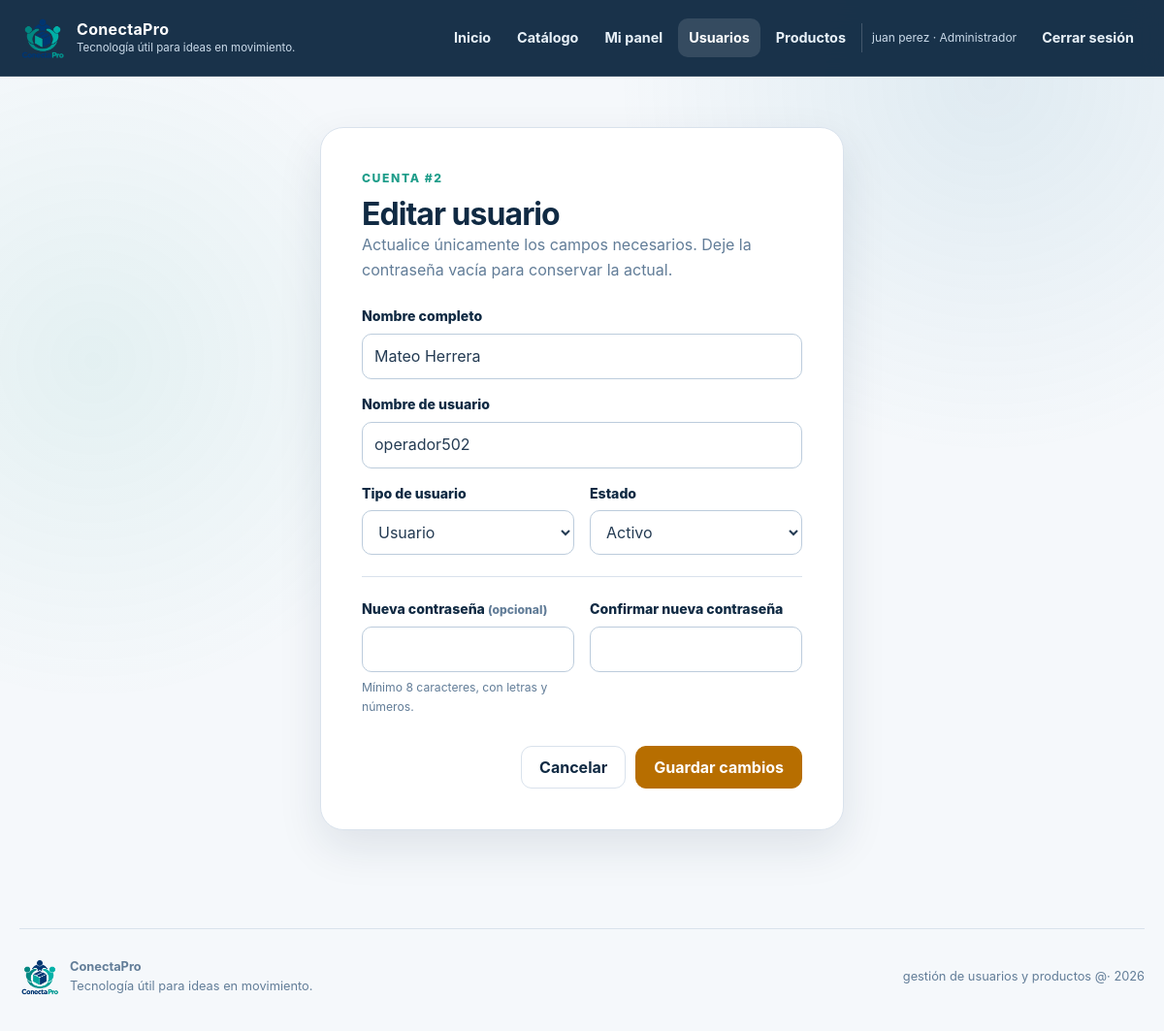
Page /usuarios/editar.php?id=2 (signed in) on the earlier database version.
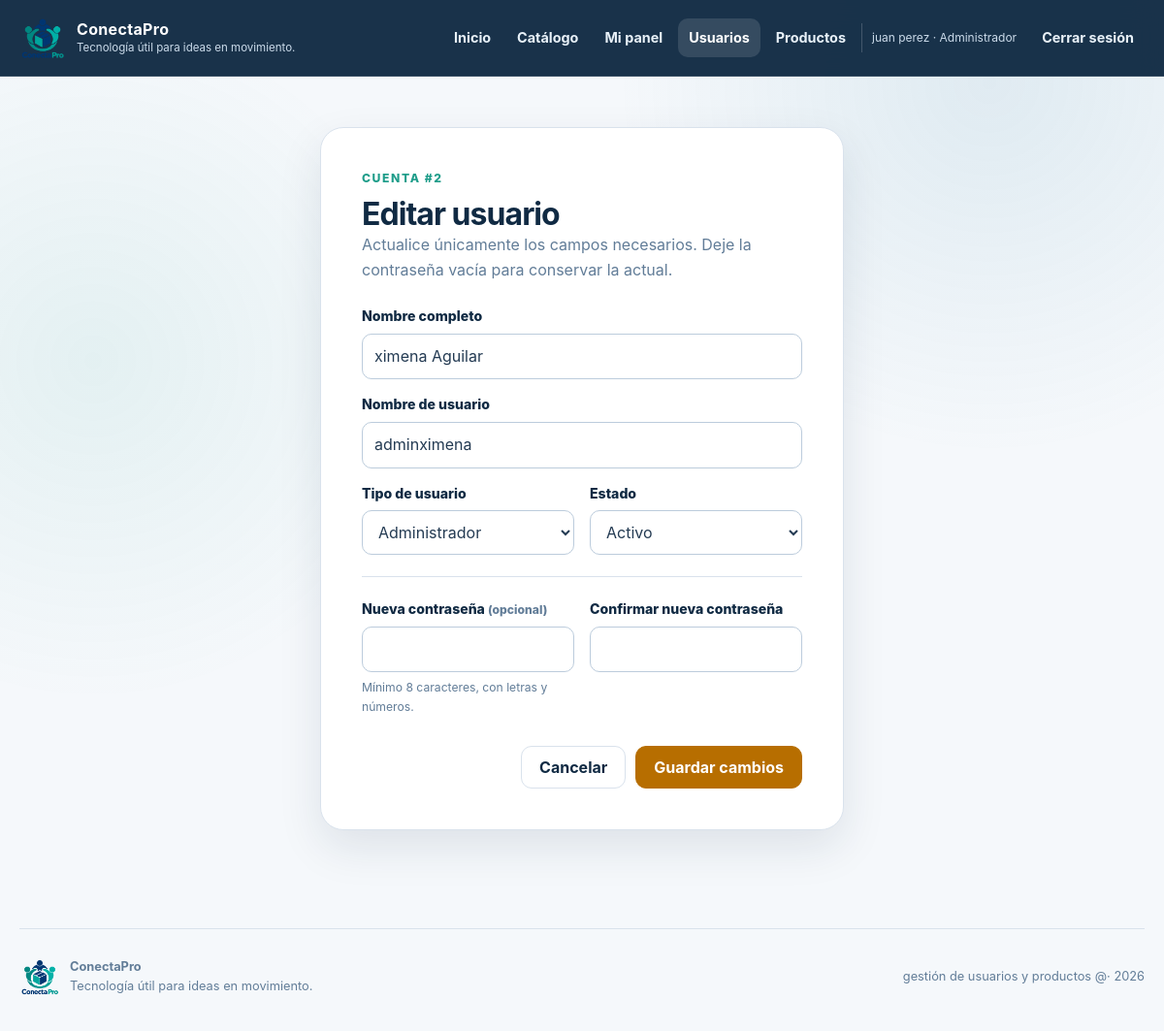
Same page on the later database version.
### tables this page shows
CREATE TABLE IF NOT EXISTS usuarios (
    id_usuario INT UNSIGNED AUTO_INCREMENT PRIMARY KEY,
    nombre VARCHAR(100) NOT NULL,
    usuario VARCHAR(30) NOT NULL,
    password VARCHAR(255) NOT NULL,

    tipo ENUM(
        'administrador',
        'usuario',
        'visitante'
    ) NOT NULL DEFAULT 'visitante',

    estado ENUM(
        'Activo',
        'Inactivo'
    ) NOT NULL DEFAULT 'Activo',

    creado_por INT UNSIGNED NULL,
    ultimo_acceso DATETIME NULL,

    creado_en TIMESTAMP NOT NULL
        DEFAULT CURRENT_TIMESTAMP,

    actualizado_en TIMESTAMP NOT NULL
        DEFAULT CURRENT_TIMESTAMP
        ON UPDATE CURRENT_TIMESTAMP,

    CONSTRAINT uq_usuarios_usuario
        UNIQUE (usuario),

    INDEX idx_usuarios_tipo_estado (tipo, estado),

    CONSTRAINT fk_usuarios_creado_por
        FOREIGN KEY (creado_por)
        REFERENCES usuarios (id_usuario)
        ON UPDATE CASCADE
        ON DELETE SET NULL
);

### funciones.php (called while the page is built, shortened)
<?php
function escapar(?string $valor): string
{
    return htmlspecialchars($valor ?? "", ENT_QUOTES | ENT_SUBSTITUTE, "UTF-8");
}
function id_valido(mixed $valor): int
{
    $id = filter_var($valor, FILTER_VALIDATE_INT, [
        "options" => ["min_range" => 1]
    ]);
    return $id === false ? 0 : (int) $id;
}

### usuarios/editar.php (the view, shortened to what this page needs)
<?php
require_once __DIR__ . "/../funciones.php";
require_once __DIR__ . "/../conexion.php";
$id_usuario = id_valido($_POST["id_usuario"] ?? $_GET["id"] ?? null);
$consulta_usuario = $conexion->prepare(
    "SELECT id_usuario, nombre, usuario, tipo, estado
     FROM usuarios
     WHERE id_usuario = ?
     LIMIT 1"
);
$consulta_usuario->bind_param("i", $id_usuario);
$consulta_usuario->execute();
$datos_usuario = $consulta_usuario->get_result()->fetch_assoc();
$nombre = $datos_usuario["nombre"];
$usuario = $datos_usuario["usuario"];
$tipo = $datos_usuario["tipo"];
$estado = $datos_usuario["estado"];
require __DIR__ . "/../includes/encabezado.php";
?>
<main id="contenido" class="contenedor-formulario">
    <section class="formulario">
        <div class="cabecera-formulario">
            <span class="etiqueta-superior">Cuenta #<?php echo $id_usuario; ?></span>
            <h1>Editar usuario</h1>
            <p>Actualice únicamente los campos necesarios. Deje la contraseña vacía para conservar la actual.</p>
        </div>
        <form method="POST" action="editar.php">
            <div class="campo"><label for="nombre">Nombre completo</label><input id="nombre" type="text" name="nombre" value="<?php echo escapar($nombre); ?>" minlength="3" maxlength="100" required></div>
            <div class="campo"><label for="usuario">Nombre de usuario</label><input id="usuario" type="text" name="usuario" value="<?php echo escapar($usuario); ?>" minlength="4" maxlength="30" pattern="[a-z0-9._-]+" required></div>
            <div class="formulario-dos-columnas">
                <div class="campo"><label for="tipo">Tipo de usuario</label><select id="tipo" name="tipo" required><option value="administrador" <?php echo $tipo === "administrador" ? "selected" : ""; ?>>Administrador</option><option value="usuario" <?php echo $tipo === "usuario" ? "selected" : ""; ?>>Usuario</option><option value="visitante" <?php echo $tipo === "visitante" ? "selected" : ""; ?>>Visitante</option></select></div>
                <div class="campo"><label for="estado">Estado</label><select id="estado" name="estado" required><option value="Activo" <?php echo $estado === "Activo" ? "selected" : ""; ?>>Activo</option></select></div>
            </div>
            <hr>
            <div class="formulario-dos-columnas">
                <div class="campo"><label for="nuevo_password">Nueva contraseña <span class="opcional">(opcional)</span></label><input id="nuevo_password" type="password" name="nuevo_password" minlength="8" maxlength="255" autocomplete="new-password"><small>Mínimo 8 caracteres, con letras y números.</small></div>
                <div class="campo"><label for="confirmar_password">Confirmar nueva contraseña</label><input id="confirmar_password" type="password" name="confirmar_password" minlength="8" maxlength="255" autocomplete="new-password"></div>
            </div>
            <div class="acciones-formulario"><a class="boton boton-secundario" href="listar.php">Cancelar</a><button class="boton btn-editar" type="submit">Guardar cambios</button></div>
        </form>
    </section>
</main>
<?php
require __DIR__ . "/../includes/pie.php";
?>

Differences in the rows shown:
changed usuarios "Activo": nombre "Mateo Herrera" → "ximena Aguilar"; usuario "operador502" → "adminximena"
Other differences:
form field tipo: "Usuario" → "Administrador"
